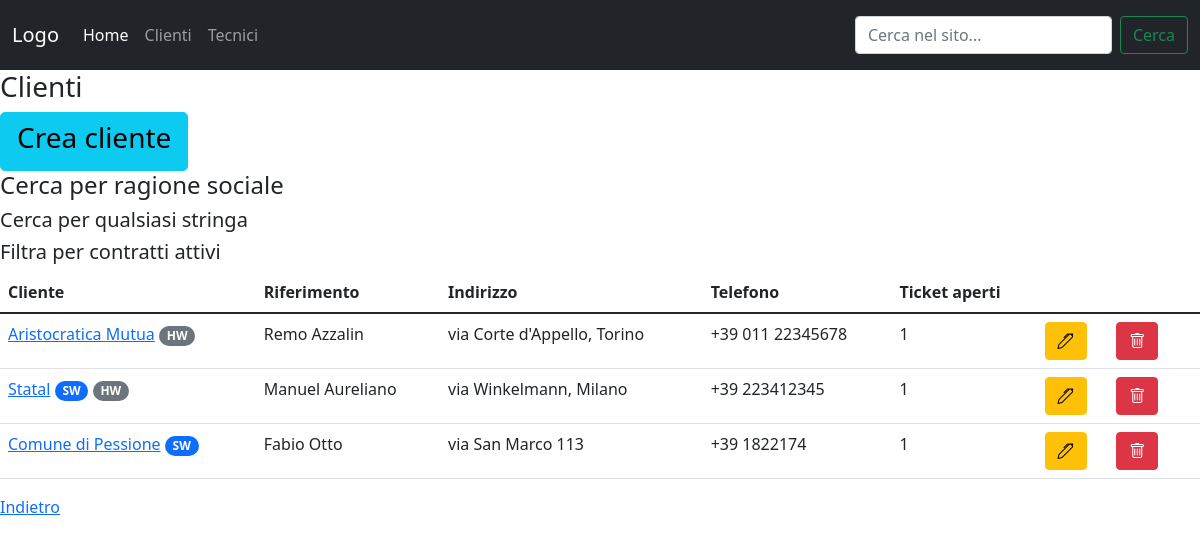
The page /customer_list on the database as committed earlier.
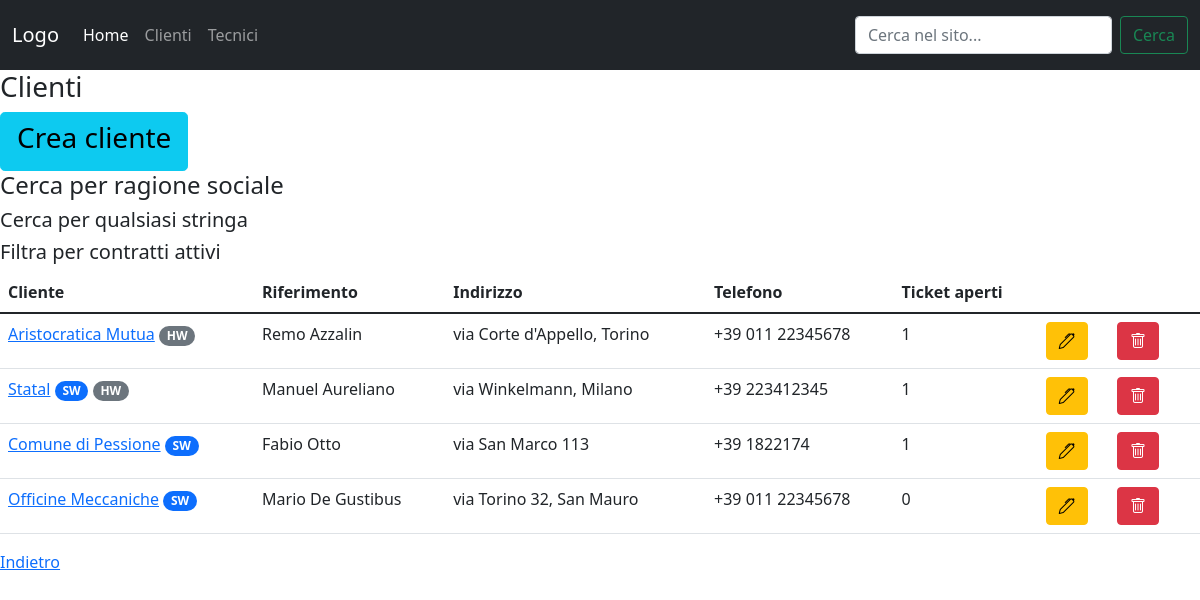
The same page on the database as committed later.
### hotline/models.py (models this page shows, shortened)
class customer(models.Model):
    name = models.CharField(max_length=255)
    reference = models.CharField(max_length=255)
    reference_phone = models.CharField(max_length=50, null=True, blank=True)
    reference_email = models.CharField(max_length=50, null=True, blank=True)
    address = models.CharField(max_length=255, null=True, blank=True)
    phone = models.CharField(max_length=255, null=True, blank=True)
    sw_contract = BooleanField(default=False)
    hw_contract = BooleanField(default=False)

### hotline/views.py (the view)
# urls.py: path('customer_list', views.customer_list, name="customer_list"),
def customer_list(request):
    context = {
        'customers': all_customers,
    }
    return render(request, 'hotline/customer_list.html', context)

### hotline/templates/hotline/customer_list.html
{% extends 'hotline/home.html' %}
{% block content %}
<h3>Clienti</h3>
<a href="{% url 'new_customer' %}" class="btn btn-info btn-lg"><h3>Crea cliente</h3></a>
<h4>Cerca per ragione sociale</h4>
<h5>Cerca per qualsiasi stringa</h5>
<h5>Filtra per contratti attivi</h5>
<table class="table table-responsive table-hover">
    <thead class="thead dark">
        <tr>
            <th scope="col">Cliente</th>
            <th scope="col">Riferimento</th>
            <th scope="col">Indirizzo</th>
            <th scope="col">Telefono</th>
            <th scope="col">Ticket aperti</th>
            <th scope="col"></th>
            <th scope="col"></th>
        </tr>
    </thead>
    <tbody>
        {% for customer in customers %}
        <tr>
            <td><a href="{% url 'customer_detail' customer.id %}">{{customer.name}}</a>
                {% if customer.sw_contract == True %}
                <span class="badge rounded-pill bg-primary">SW</span>
                {% endif %}
                {% if customer.hw_contract == True %}
                <span class="badge rounded-pill bg-secondary">HW</span>
                {% endif %}
            </td>
            <td>{{customer.reference}}</td>
            <td>{{customer.address}}</td>
            <td>{{customer.phone}}</td>
            <td>{{customer.ticket_set.count}}</td>
            <td><span class="btn btn-warning"><i class="bi bi-pen"></i></span></td>
            <td><span class="btn btn-danger"><i class="bi bi-trash"></i></span></td>
            <td></td>
        </tr>
        {% endfor %}
    </tbody>
</table>
<a href="{% url 'home' %}">Indietro</a>
{% endblock %}

### hotline/templates/hotline/home.html (shortened to what this page needs)
{% load static %}
<!DOCTYPE html>
<html lang="en">
<head>
    <link href="https://cdn.jsdelivr.net/npm/bootstrap@5.1.3/dist/css/bootstrap.min.css" rel="stylesheet">
    <link rel="stylesheet" href="https://cdn.jsdelivr.net/npm/bootstrap-icons@1.7.1/font/bootstrap-icons.css">
</head>
<body>
    {% include 'hotline/navbar.html' %}
    {% block content %}
    {% endblock %}
</body>
</html>

### hotline/templates/hotline/navbar.html (shortened to what this page needs)
<nav class="navbar navbar-expand-lg navbar-dark bg-dark">
    <div class="container-fluid">
      <a class="navbar-brand" href="{% url 'home' %}">Logo</a>
      <div class="collapse navbar-collapse" id="navbarText">
        <ul class="navbar-nav me-auto mb-2 mb-lg-0">
          <li class="nav-item">
            <a class="nav-link active" aria-current="page" href="{% url 'home' %}">Home</a>
          </li>
          <li class="nav-item">
            <a class="nav-link" href="{% url 'customer_list' %}">Clienti</a>
          </li>
          <li class="nav-item">
            <a class="nav-link" href="{% url 'technician_list' %}">Tecnici</a>
          </li>
        </ul>
        <span class="navbar-text">
            <form class="d-flex">
                <input class="form-control me-2" type="search" placeholder="Cerca nel sito..." aria-label="Search">
                <button class="btn btn-outline-success" type="submit">Cerca</button>
              </form>
        </span>
      </div>
    </div>
  </nav>

Rows that differ between the two databases and show on the page:
added customer: name "Officine Meccaniche", sw_contract "SW", reference "Mario De Gustibus", address "via Torino 32, San Mauro", phone "+39 011 22345678", ticket_set.count "0"
